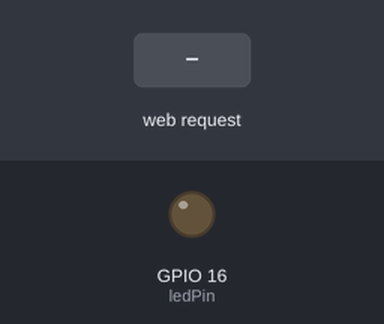
The sketch below on a simulated ESP8266 (NodeMCU). Shown: output pins drawn as LEDs (lit = HIGH). The test bench sets the inputs (shaded band). WiFi joins after 1.5 s; servers stay silent unless stated; what the sketch prints to the serial monitor is not drawn.

Above: at 3.7 s.
3.8 s: HTTP request GET /LED=ON received
At 5.0 s:
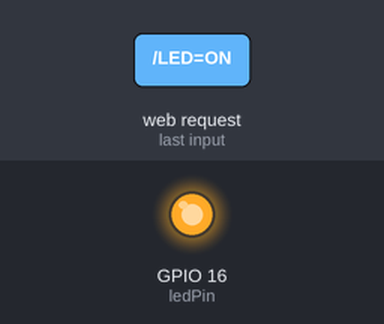
5.3 s: HTTP request GET /LED=OFF received
At 6.3 s:
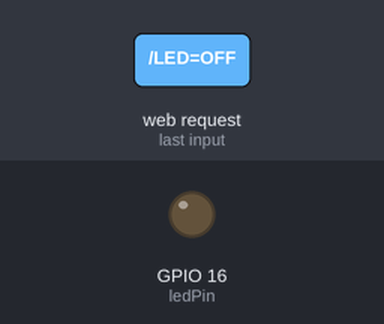
Timing chart, 0 to 8.3 s (numbered marks = the images above; inputs shaded):
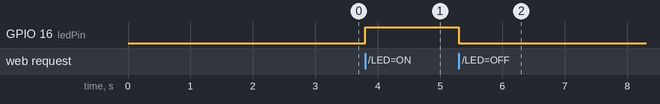

Measured:
- after the input at 3.8 s, GPIO 16 (ledPin): LOW → HIGH at once
- after the input at 5.3 s, GPIO 16 (ledPin): HIGH → LOW at once

The sketch:

esp8266FLASH_MaterialButton.ino
```cpp
/* This program lets you exchange data between a web browser and ESP8266
   board connected to a local Wi-Fi network or by using point-to-point
   protocol(PPP). With this example, you can control the built-in LED of
   the ESP8266 board by connecting to the local IP address with any web
   browser on the same network.                                       */

#include <ESP8266WiFi.h>

const char* ssid = "Change_this";      //Your SSID
const char* password = "Change_this"; //Your password

int ledPin = 16;  //GPIO pin D0 of ESP8266 NodeMCU
WiFiServer server(80);  //Service Port for http

void setup() {
  Serial.begin(115200);
  delay(1000);

  pinMode(ledPin, OUTPUT);
  digitalWrite(ledPin, LOW);

  // Connect to WiFi network
  Serial.println();
  Serial.println();
  Serial.print("Connecting to ");
  Serial.println(ssid);

  WiFi.begin(ssid, password);

  while (WiFi.status() != WL_CONNECTED) {
    delay(500);
    Serial.print("-");
  }
  Serial.println("");
  Serial.println("WiFi connected");

  // Start the server
  server.begin();
  Serial.println("Server started");

  // Print the IP address
  Serial.print("Use this URL to connect: ");
  Serial.print("http://");
  Serial.print(WiFi.localIP());
  Serial.println("/");
}

void loop() {
  // Check if a client has connected
  WiFiClient client = server.available();
  if (!client) {
    return;
  }

  // Wait until the client sends some data
  Serial.println("new client");
  while(!client.available()){
    delay(1);
  }

  // Read the first line of the request
  String request = client.readStringUntil('\r');
  Serial.println(request);
  client.flush();

  //Match the request. Set ledPin according to the request.
  if (request.indexOf("/LED=ON") != -1) {
    digitalWrite(ledPin, HIGH);
  }
  if (request.indexOf("/LED=OFF") != -1){
    digitalWrite(ledPin, LOW);
  }

  // Return the response
  client.println("HTTP/1.1 200 OK");
  client.println("Content-Type: text/html");
  client.println(""); //Do not forget this one
  client.println("<!DOCTYPE HTML>");
  client.println("<html>");
  client.println("<head>");
  client.println("<style>");

  //For more info on button style: https://www.w3schools.com/css/tryit.asp?filename=trycss_buttons_color
  client.println(".button{");
  client.println("background-color: #4CAF50; /* Green */");
  client.println("width: 48%;");
  client.println("border: none;");
  client.println("color: white;");
  client.println("padding: 50px 40px;");
  client.println("text-align: center;");
  client.println("text-decoration: none;");
  client.println("display: inline-block;");
  client.println("font-size: 50px;");
  client.println("margin: 4px 2px;");
  client.println("cursor: pointer;");
  client.println("border-radius: 12px;");
  client.println("}");

  client.println(".button2 {background-color: #f44336;} /* Red */ ");

  client.println("</style>");
  client.println("</head>");
  client.println("<body bgcolor=black>");

  client.println("<button class=\"button\" onclick=\"window.location.href='/LED=OFF';\">ON</button>");
  client.println("<br></br>");
  client.println("<button class=\"button button2\" onclick=\"window.location.href='/LED=ON';\">OFF</button>");
  client.println("</body>");
  client.println("</html>");

  delay(1);
  Serial.println("Client disconnected");
  Serial.println("");
}
```
